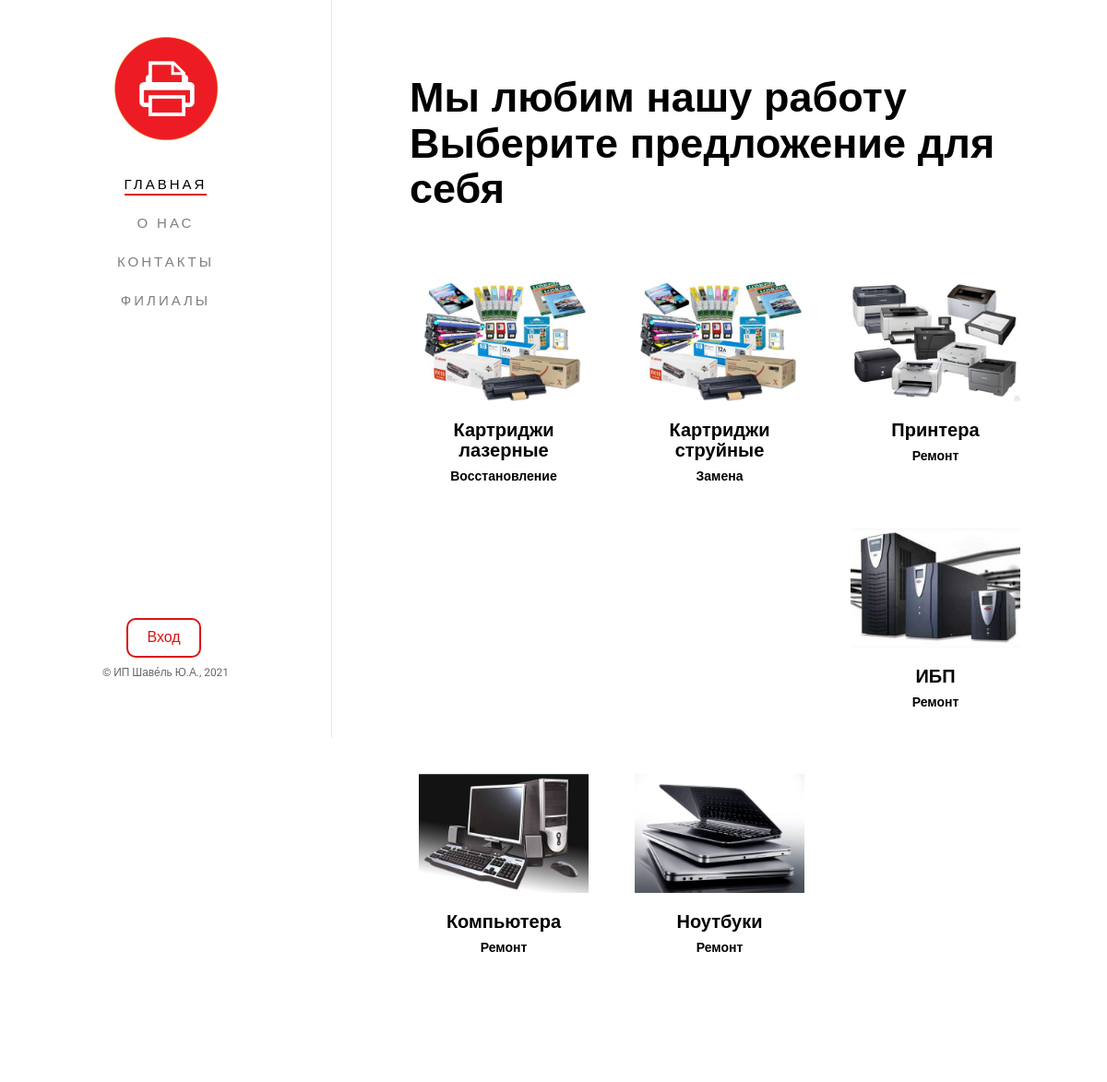
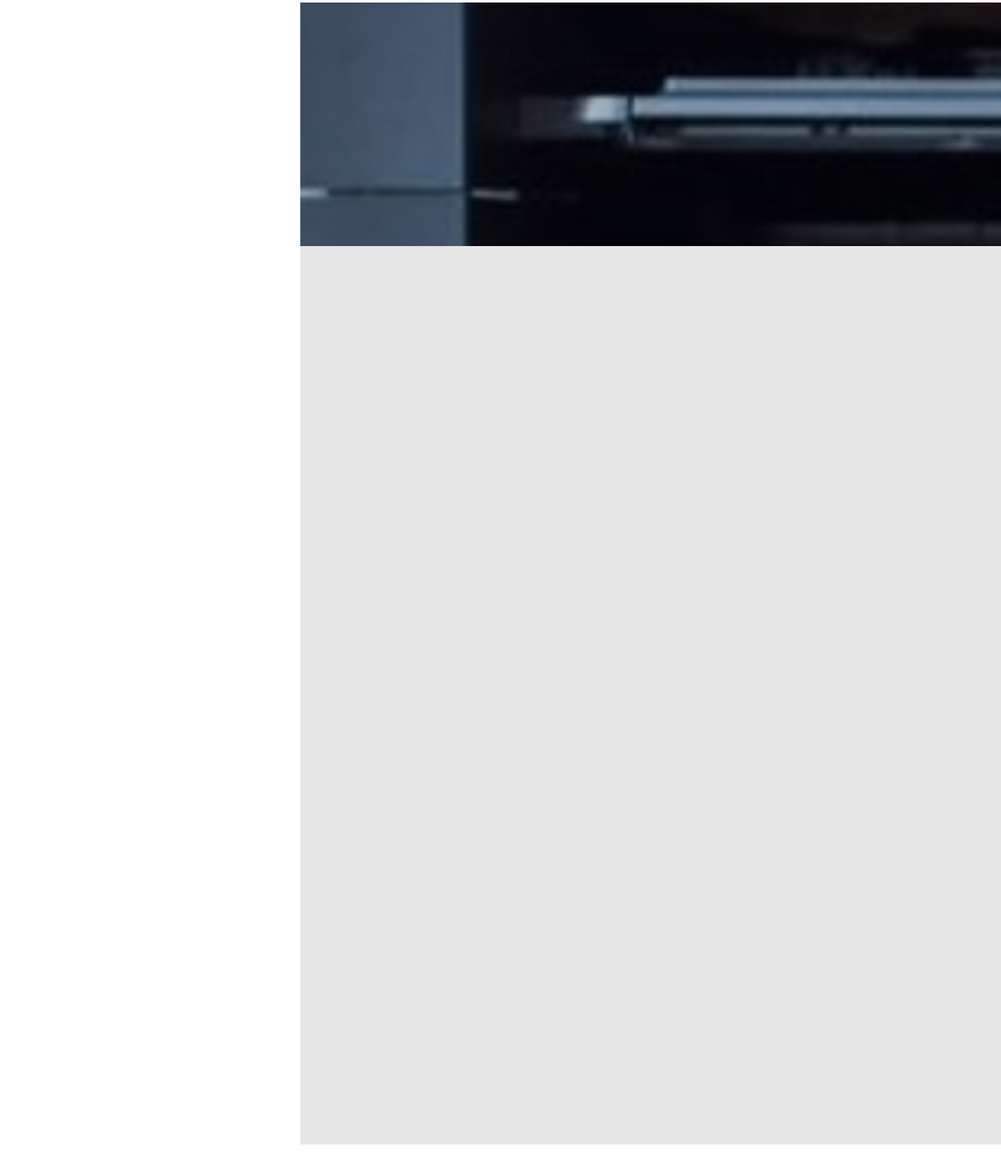
/index, run on the app's committed database (2 pictures, top to bottom).
### portfolio/models.py (models this page shows, shortened)
class Portfolio(models.Model):
    title = models.CharField('Название услуги', max_length=21, help_text='max 21 символа')
    slug_title = models.SlugField('URL транслитом', max_length=26)
    small_description = models.CharField('Краткое описание', max_length=32, help_text='max 32 символ')
    large_description = models.TextField('Полное описание')
    small_image = models.ImageField('Маленькая картинка', upload_to='static/images/portfolio', help_text='470х330')
    large_image = models.ImageField('Большая картинка', upload_to='static/images/portfolio', help_text='1200х801')
    cat = models.ForeignKey('Categorie', on_delete=models.CASCADE, verbose_name='Категория услуги')
    class Meta:     # локализации в админ панеле - название раздела в общем списке и сам раздел будут так наз-ся
        verbose_name = 'Портфолио'
        verbose_name_plural = 'Портфолио'

### main/views.py (the view)
# urls.py: urlpatterns = [path('index', index, name='index'),
def index(request):
    portfolio_cat = Categorie.objects.all()
    portfolio = Portfolio.objects.all()
    interaction_con = Interaction.objects.all()
    object_int = Object.objects.all()
    data = {
        'portfolio_cat': portfolio_cat,
        'portfolio': portfolio,
        'counter1': 67,
        'counter2': 130,
        'counter3': 27159,
        'interaction_con': interaction_con,
        'object_int': object_int,
        }
    return render(request, 'main/index.html', data)

### main/templates/main/index.html (shortened to what this page needs)
{% extends 'main/base.html' %}
{% load static %}
		{% block nav %}
		<nav id="fh5co-main-menu" role="navigation">
				<ul>
					<li class="fh5co-active"><a href="{% url 'index' %}">Главная</a></li>
					<li><a href="{% url 'about' %}">О нас</a></li>
					<li><a href="{% url 'contact' %}">Контакты</a></li>
					<li><a href="{% url 'branch' %}">Филиалы</a></li>
				</ul>
			</nav>
		{% endblock %}
{% block content %}
		<div id="fh5co-main">
			<div class="fh5co-narrow-content">
				<h2 class="fh5co-heading animate-box" data-animate-effect="fadeInLeft">Мы любим нашу работу <p>Выберите предложение для себя</p></h2>
				<div class="row animate-box" data-animate-effect="fadeInLeft">
				{% for cat in portfolio_cat %}
					{% for service in portfolio %}
					{% if cat.id == service.cat_id %}
					<div class="col-md-4 col-sm-6 col-xs-6 col-xxs-12 work-item">
						<a href="{{ service.slug_title }}" title="Подробнее">
							<img src="{{ service.small_image }}" alt="image here" class="img-responsive">
						</a>
						<a href="{{ service.slug_title }}" title="Подробнее">
							<h3 class="fh5co-work-title">{{ service.title }}</h3>
							<p><h5>{{ service.small_description }}</h5></p>
						</a>
					</div>
					{% endif %}
					{% endfor %}
				{% endfor %}
				</div>
			</div>
			<div class="fh5co-counters" style="background-image: url({% static 'images/hero.jpg' %});" data-stellar-background-ratio="0.5" id="counter-animate">
			</div>
			<div class="fh5co-cards">
				<div class="fh5co-narrow-content">
					<div class="fh5co-flex-wrap">
					</div>
				</div>
			</div>
			<div class="fh5co-narrow-content">
			</div>
		</div>
{% endblock %}

### main/templates/main/base.html (shortened to what this page needs)
{% load static %}
<!DOCTYPE html>
 <html class="no-js">
<head>
	<link rel="stylesheet" href="{% static '/css/animate.css' %}">
	<link rel="stylesheet" href="{% static '/css/icomoon.css' %}">
	<link rel="stylesheet" href="{% static '/css/bootstrap.css' %}">
	<link rel="stylesheet" href="{% static '/css/owl.carousel.min.css' %}">
	<link rel="stylesheet" href="{% static '/css/owl.theme.default.min.css' %}">
	<link rel="stylesheet" href="{% static '/css/style.css' %}">
	<link rel="stylesheet" href="{% static '/css/login.css' %}">
	</head>
<body>
	<div id="fh5co-page">
		<aside id="fh5co-aside" role="complementary" class="border js-fullheight">
			<h1 id="fh5co-logo">
				<a href="{% url 'index' %}">
					<img src="{% static '/images/logo.png' %}" alt="image here">
				</a>
			</h1>
			{% block nav %}{% endblock %}
			<div class="fh5co-footer">
				<a href="{% url 'login' %}" class="btn btn-primary btn-outline">Вход</a>
				<p><small>&copy; ИП Шаве́ль Ю.А., 2021</small></p>
			</div>
		</aside>
		{% block content %} {% endblock %}
	</div>
	</body>
</html>

### static/css/style.css (style rules this page uses)
body { font-family: "Roboto", Arial, sans-serif; font-weight: 300; font-size: 20px; line-height: 1.6; color: rgba(0, 0, 0, 0.5); }
a { color: #da1212; -webkit-transition: 0.5s; -o-transition: 0.5s; transition: 0.5s; }
p { margin-bottom: 1.5em; }
h1, h2, h3, h4, h5, h6 { color: #000; font-family: "Montserrat", Arial, sans-serif; font-weight: 700; margin: 0 0 30px 0; }
#fh5co-page { width: 100%; overflow: hidden; position: relative; }
#fh5co-aside { padding-top: 40px; padding-bottom: 40px; width: 15%; position: fixed; bottom: 0; top: 0; left: 0; overflow-y: scroll; -webkit-transition: 0.5s; -o-transition: 0.5s; transition: 0.5s; }
#fh5co-aside.border { border-right: 1px solid #e6e6e6; }
@media screen and (max-width: 1200px) { #fh5co-aside { width: 30%; } }
#fh5co-aside #fh5co-logo { text-align: center; }
#fh5co-aside #fh5co-main-menu ul { text-align: center; margin: 0; padding: 0; }
#fh5co-aside #fh5co-main-menu ul li { margin: 0 0 10px 0; padding: 0; list-style: none; }
#fh5co-aside #fh5co-main-menu ul li a { color: rgba(0, 0, 0, 0.5); text-decoration: none; letter-spacing: .1em; text-transform: uppercase; font-size: 15px; font-weight: 300; position: relative; -webkit-transition: 0.3s; -o-transition: 0.3s; transition: 0.3s; padding: 10px 10px; letter-spacing: .2em; font-family: "Montserrat", Arial, sans-serif; }
#fh5co-aside #fh5co-main-menu ul li a:after { content: ""; position: absolute; height: 2px; bottom: 7px; left: 10px; right: 10px; background-color: #da1212; visibility: hidden; -webkit-transform: scaleX(0); -moz-transform: scaleX(0); -ms-transform: scaleX(0); -o-transform: scaleX(0); transform: scaleX(0); -webkit-transition: all 0.3s cubic-bezier(0.175, 0.885, 0.32, 1.275); -moz-transition: all 0.3s cubic-bezier(0.175, 0.885, 0.32, 1.275); -ms-transition: all 0.3s cubic-bezier(0.175, 0.885, 0.32, 1.275); -o-transition: all 0.3s cubic-bezier(0.175, 0.885, 0.32, 1.275); transition: all 0.3s cubic-bezier(0.175, 0.885, 0.32, 1.275); }
#fh5co-aside #fh5co-main-menu ul li.fh5co-active a { color: black; }
#fh5co-aside #fh5co-main-menu ul li.fh5co-active a:after { visibility: visible; -webkit-transform: scaleX(1); -moz-transform: scaleX(1); -ms-transform: scaleX(1); -o-transform: scaleX(1); transform: scaleX(1); }
#fh5co-aside .fh5co-footer { position: absolute; bottom: 40px; font-size: 14px; text-align: center; width: 100%; font-weight: 400; color: rgba(0, 0, 0, 0.6); }
#fh5co-main { width: 85%; float: right; -webkit-transition: 0.5s; -o-transition: 0.5s; transition: 0.5s; }
@media screen and (max-width: 1200px) { #fh5co-main { width: 70%; } }
#fh5co-main .fh5co-narrow-content { position: relative; width: 80%; margin: 0 auto; padding: 4em 0; }
.work-item { margin-bottom: 30px; }
.work-item a { border: none; text-align: center; }
.work-item a img { margin-bottom: 10px; float: left; border: 10px solid transparent; -webkit-transition: 0.5s; -o-transition: 0.5s; transition: 0.5s; }
.work-item a h3 { font-size: 20px; color: #000; margin-bottom: 10px; }
.work-item a p { font-size: 14px; color: #cccccc; margin-bottom: 0; }
.fh5co-counters { padding: 1em 0; background: #e6e6e6; background-size: cover; background-attachment: fixed; }
.fh5co-cards { padding: 1em 0; background: #e6e6e6; }
.fh5co-cards .fh5co-flex-wrap { display: -webkit-box; display: -moz-box; display: -ms-flexbox; display: -webkit-flex; display: flex; flex-wrap: wrap; -webkit-flex-wrap: wrap; -moz-flex-wrap: wrap; }
.fh5co-heading { font-size: 45px; margin-bottom: 1em; }
.btn { margin-right: 4px; margin-bottom: 4px; font-family: "Roboto", Arial, sans-serif; font-size: 18px; font-weight: 400; -webkit-border-radius: 0px; -moz-border-radius: 0px; -ms-border-radius: 0px; border-radius: 10px; -webkit-transition: 0.5s; -o-transition: 0.5s; transition: 0.5s; padding: 8px 20px !important; }
.btn-primary { background: #da1212; color: #fff; border: 2px solid #da1212; }
.btn-primary.btn-outline { background: transparent; color: #da1212; border: 2px solid #da1212; }
.btn-outline { background: none; border: 2px solid gray; font-size: 16px; -webkit-transition: 0.3s; -o-transition: 0.3s; transition: 0.3s; }
.js .animate-box { opacity: 0; }

### data on the page
Portfolio: small_image (picture), title "Картриджи лазерные", small_description "Восстановление"
Portfolio: small_image (picture), title "Картриджи струйные", small_description "Замена"
Portfolio: small_image (picture), title "Принтера", small_description "Ремонт"
Portfolio: small_image (picture), title "ИБП", small_description "Ремонт"
Portfolio: small_image (picture), title "Компьютера", small_description "Ремонт"
Portfolio: small_image (picture), title "Ноутбуки", small_description "Ремонт"
